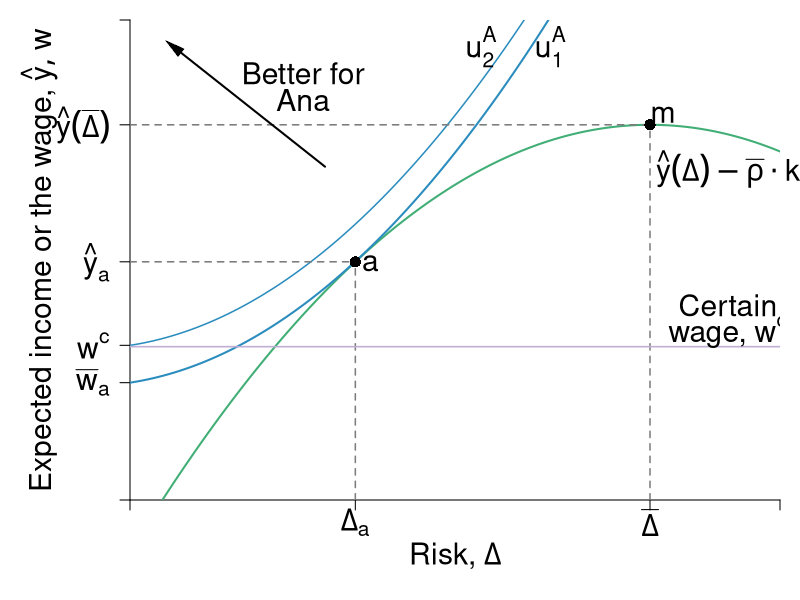

Recreate this plot in R.
require(ggplot2)
require(shape)
pdf(file = "capitalism/risk_contrast_a.pdf", width = 9, height = 7)

#Set parameters for graphics
axislabelsize <- 1.8
labelsize <- 1.8
namesize <- 1.8
annotatesize <- 1.5
graphlinewidth <- 2
segmentlinewidth <- 1.5
a <- c(2, 4, 6)


COL <- c("#7fc97f", "#beaed4", "#fdc086", "#ffff99", "#386cb0", "#f0027f", "#bf5b17", "#666666")
COLA <- c("#e0f3db", "#99d8c9","#66c2a4","#41ae76", "#238b45", "#005824")
COLB <- c("#c6dbef", "#4eb3d3", "#2b8cbe", "#0868ac","#084081")
COLC <- c("#fcfbfd", "#efedf5", "#dadaeb", "#bcbddc", "#9e9ac8", "#807dba", "#6a51a3", "#54278f", "#3f007d")
grays <- gray.colors(25, start = 1, end = 0, alpha = 1)

par(mar =  c(5, 6.5, 1, 1))
xlims <- c(0, 15)
ylims <- c(0, 18)

riskreturn <- function(g, int1 = 14.07, int2 = 4, coeff = 1/3){
  int1 - (int2 - (coeff)*g)^2
}

uA <- function(y, g, slope = 0.5){
  y + y*g  - slope*g^2
}

indiffA <- function(g, intercept = 3, slope1 = 0.25, slope2 = 0.12){
  intercept  + slope1*g + slope2*g^2
}

indiffA2 <- function(g, intercept = 3, slope1 = 0.25, slope2 = 0.05){
  intercept  + slope1*g + slope2*g^2
}

#Plot command 
plot(0, 0, xlim = xlims, ylim = ylims, 
     type = "n",
     xlab = expression(paste("")),
     ylab = expression(paste("")), 
     axes = FALSE,
     # xlab = expression(paste("Bob's Payoff, ", u^B)),
     # ylab = expression(paste("Alfredo's Payoff, ", u^A)),
     #xaxt = "n", 
     #yaxt = "n", 
     cex.lab = axislabelsize, 
     bty = "n", 
     xaxs="i", 
     yaxs="i"
)


#Customize ticks and labels for the plot
# ticksy <- seq(ylims[1], ylims[2], 3)
# ylabels <- seq(ylims[1], ylims[2], 3)
# ticksx <- seq(xlims[1], xlims[2], 5)
# xlabels <- seq(xlims[1], xlims[2], 5)
ticksx <- c(0, 5.2, 12, xlims[2])
#xlabels <- c(NA, expression(paste(Delta[A])), expression(paste(Delta[B])), NA)
xlabels <- c(NA, expression(paste(Delta[a])), expression(paste( bar(Delta) )), NA)
#ticksy <- c(0, 4.4, 7.15, riskreturn(5.2), riskreturn(7.5), riskreturn(g = 12), ylims[2])
ticksy <- c(0, 4.4, 5.8, riskreturn(5.2), riskreturn(g = 12), ylims[2])
ylabels <- c(NA, expression(paste(bar(w)[a])), expression(paste(w^c )), expression(paste(hat(y)[a])), expression(paste(hat(y)*(bar(Delta)) )), NA)

axis(1, at = ticksx, pos = 0, labels = xlabels, cex.axis = labelsize)
axis(2, at = ticksy, pos = 0, labels = ylabels, las = 1, cex.axis = labelsize)

#Axis labels and draw linear utility function
text(0.5*xlims[2], -2.1, expression(paste("Risk, ", Delta)), xpd = TRUE, cex = axislabelsize) 
text(-2.1, 0.5*ylims[2], expression(paste("Expected income or the wage, ", list(hat(y), w))), xpd = TRUE, cex = axislabelsize, srt = 90) 


npts <- 500 
xx1 <- seq(xlims[1], xlims[2], length.out = npts)
lines(xx1, riskreturn(xx1), col = COLA[4], lwd = graphlinewidth, lty = 1)
lines(xx1, indiffA(xx1, intercept = 4.4), col = COLB[3], lwd = graphlinewidth, lty = 1)
lines(xx1, indiffA(xx1, intercept = 5.8), col = COLB[3], lwd = segmentlinewidth, lty = 1)
#lines(xx1, indiffA(xx1, intercept = 8), col = COLB[3], lwd = graphlinewidth, lty = 1)
#lines(xx1, indiffA2(xx1, intercept = 7.15), col = COLB[5], lwd = graphlinewidth, lty = 1)
#lines(xx1, indiffA2(xx1, intercept = 5.8), col = COLB[5], lwd = segmentlinewidth, lty = 2)

#lines(xx1, indiffA2(xx1, intercept = 10), col = COLB[5], lwd = graphlinewidth, lty = 1)

#Add points a, b, c and c
segments(5.2, 0, 5.2, riskreturn(g = 5.2), lty = 2, col = grays[20], lwd = segmentlinewidth)
segments(0, riskreturn(g = 5.2), 5.2, riskreturn(g = 5.2), lty = 2, col = grays[20], lwd = segmentlinewidth)
points(5.2, riskreturn(g = 5.2), pch = 16, col = "black", cex = 1.5)
text(5.2 + 0.35, riskreturn(g = 5.2) - 0.05, expression(a), cex = labelsize)


# segments(7.5, 0, 7.5, riskreturn(g = 7.5) , lty = 2, col = grays[20], lwd = segmentlinewidth)
# segments(0, riskreturn(g = 7.5) , 7.5, riskreturn(g = 7.5) , lty = 2, col = grays[20], lwd = segmentlinewidth)
# points(7.5, riskreturn(g = 7.5) , pch = 16, col = "black", cex = 1.5)
# text(7.5 + 0.35, riskreturn(g = 7.5) - 0.3, expression(b), cex = labelsize)


segments(12, 0, 12, riskreturn(g = 12) , lty = 2, col = grays[20], lwd = segmentlinewidth)
segments(0, riskreturn(g = 12) , 12, riskreturn(g = 12) , lty = 2, col = grays[20], lwd = segmentlinewidth)
text(12 + 0.3, riskreturn(g = 12) + 0.4, expression(m), cex = labelsize)

points(12, riskreturn(g = 12) , pch = 16, col = "black", cex = 1.5)


#Segment for next best wage offer
segments(0, 5.75, xlims[2], 5.75, lty = 1, col = COL[2], lwd = segmentlinewidth)
text(13.8, 7.3, expression(paste("Certain")), cex = labelsize)
text(13.8, 6.3, expression(paste("wage, ", w^c)), cex = labelsize)



#Label risk return schedule
text(13.8, riskreturn(g = 14) - 1.2, expression(paste(hat(y)*(Delta) - bar(rho)%.%k) ), cex = labelsize, xpd =  TRUE)

#Label value functions
#text(13.2, 17, expression(u[1]^B), cex = labelsize)
text(8.1, 17, expression(u[2]^A), cex = labelsize)
text(9.7, 17, expression(u[1]^A), cex = labelsize)
#text(8.2, 17, expression(u[2]^A), cex = labelsize)



text(4, 16, expression(paste("Better for")), cex = labelsize)
text(4, 15, expression(paste("Ana")), cex = labelsize)
Arrows(4.5, 12.5, 1, 17,
       col = "black", lty = 1, lwd = 2,
       arr.type = "triangle", xpd = TRUE,
       arr.lwd = 0.5, code = 2)

dev.off()
